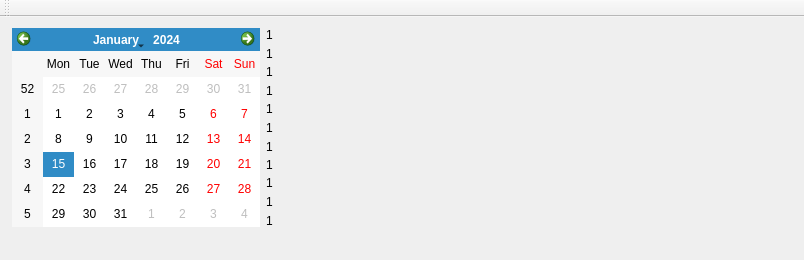
<?xml version="1.0" encoding="UTF-8"?>
<ui version="4.0">
 <class>scheduleClass</class>
 <widget class="QMainWindow" name="scheduleClass">
  <property name="geometry">
   <rect>
    <x>0</x>
    <y>0</y>
    <width>804</width>
    <height>260</height>
   </rect>
  </property>
  <property name="windowTitle">
   <string>schedule</string>
  </property>
  <widget class="QWidget" name="centralWidget">
   <widget class="QWidget" name="">
    <property name="geometry">
     <rect>
      <x>1</x>
      <y>0</y>
      <width>801</width>
      <height>221</height>
     </rect>
    </property>
    <layout class="QHBoxLayout" name="horizontalLayout">
     <property name="sizeConstraint">
      <enum>QLayout::SetMaximumSize</enum>
     </property>
     <item>
      <widget class="QCalendarWidget" name="calendarWidget">
       <property name="sizePolicy">
        <sizepolicy hsizetype="Fixed" vsizetype="Preferred">
         <horstretch>0</horstretch>
         <verstretch>0</verstretch>
        </sizepolicy>
       </property>
      </widget>
     </item>
     <item>
      <layout class="QVBoxLayout" name="verticalLayout">
       <item>
        <widget class="QLabel" name="lbl1">
         <property name="sizePolicy">
          <sizepolicy hsizetype="Expanding" vsizetype="Preferred">
           <horstretch>0</horstretch>
           <verstretch>0</verstretch>
          </sizepolicy>
         </property>
         <property name="text">
          <string>1</string>
         </property>
         <property name="textFormat">
          <enum>Qt::PlainText</enum>
         </property>
        </widget>
       </item>
       <item>
        <widget class="QLabel" name="lbl2">
         <property name="sizePolicy">
          <sizepolicy hsizetype="Expanding" vsizetype="Preferred">
           <horstretch>0</horstretch>
           <verstretch>0</verstretch>
          </sizepolicy>
         </property>
         <property name="text">
          <string>1</string>
         </property>
         <property name="textFormat">
          <enum>Qt::PlainText</enum>
         </property>
        </widget>
       </item>
       <item>
        <widget class="QLabel" name="lbl3">
         <property name="sizePolicy">
          <sizepolicy hsizetype="Expanding" vsizetype="Preferred">
           <horstretch>0</horstretch>
           <verstretch>0</verstretch>
          </sizepolicy>
         </property>
         <property name="text">
          <string>1</string>
         </property>
         <property name="textFormat">
          <enum>Qt::PlainText</enum>
         </property>
        </widget>
       </item>
       <item>
        <widget class="QLabel" name="lbl4">
         <property name="sizePolicy">
          <sizepolicy hsizetype="Expanding" vsizetype="Preferred">
           <horstretch>0</horstretch>
           <verstretch>0</verstretch>
          </sizepolicy>
         </property>
         <property name="text">
          <string>1</string>
         </property>
         <property name="textFormat">
          <enum>Qt::PlainText</enum>
         </property>
        </widget>
       </item>
       <item>
        <spacer name="verticalSpacer_2">
         <property name="sizePolicy">
          <sizepolicy hsizetype="Expanding" vsizetype="Expanding">
           <horstretch>0</horstretch>
           <verstretch>0</verstretch>
          </sizepolicy>
         </property>
         <property name="orientation">
          <enum>Qt::Vertical</enum>
         </property>
         <property name="sizeHint" stdset="0">
          <size>
           <width>20</width>
           <height>13</height>
          </size>
         </property>
        </spacer>
       </item>
       <item>
        <widget class="QLabel" name="lbl5">
         <property name="sizePolicy">
          <sizepolicy hsizetype="Expanding" vsizetype="Preferred">
           <horstretch>0</horstretch>
           <verstretch>0</verstretch>
          </sizepolicy>
         </property>
         <property name="text">
          <string>1</string>
         </property>
         <property name="textFormat">
          <enum>Qt::PlainText</enum>
         </property>
        </widget>
       </item>
       <item>
        <widget class="QLabel" name="lbl6">
         <property name="sizePolicy">
          <sizepolicy hsizetype="Expanding" vsizetype="Preferred">
           <horstretch>0</horstretch>
           <verstretch>0</verstretch>
          </sizepolicy>
         </property>
         <property name="text">
          <string>1</string>
         </property>
         <property name="textFormat">
          <enum>Qt::PlainText</enum>
         </property>
        </widget>
       </item>
       <item>
        <widget class="QLabel" name="lbl7">
         <property name="sizePolicy">
          <sizepolicy hsizetype="Expanding" vsizetype="Preferred">
           <horstretch>0</horstretch>
           <verstretch>0</verstretch>
          </sizepolicy>
         </property>
         <property name="text">
          <string>1</string>
         </property>
         <property name="textFormat">
          <enum>Qt::PlainText</enum>
         </property>
        </widget>
       </item>
       <item>
        <widget class="QLabel" name="lbl8">
         <property name="sizePolicy">
          <sizepolicy hsizetype="Expanding" vsizetype="Preferred">
           <horstretch>0</horstretch>
           <verstretch>0</verstretch>
          </sizepolicy>
         </property>
         <property name="text">
          <string>1</string>
         </property>
         <property name="textFormat">
          <enum>Qt::PlainText</enum>
         </property>
        </widget>
       </item>
       <item>
        <spacer name="verticalSpacer">
         <property name="sizePolicy">
          <sizepolicy hsizetype="Expanding" vsizetype="Expanding">
           <horstretch>0</horstretch>
           <verstretch>0</verstretch>
          </sizepolicy>
         </property>
         <property name="orientation">
          <enum>Qt::Vertical</enum>
         </property>
         <property name="sizeHint" stdset="0">
          <size>
           <width>20</width>
           <height>13</height>
          </size>
         </property>
        </spacer>
       </item>
       <item>
        <widget class="QLabel" name="lbl9">
         <property name="sizePolicy">
          <sizepolicy hsizetype="Expanding" vsizetype="Preferred">
           <horstretch>0</horstretch>
           <verstretch>0</verstretch>
          </sizepolicy>
         </property>
         <property name="text">
          <string>1</string>
         </property>
         <property name="textFormat">
          <enum>Qt::PlainText</enum>
         </property>
        </widget>
       </item>
       <item>
        <widget class="QLabel" name="lbl10">
         <property name="sizePolicy">
          <sizepolicy hsizetype="Expanding" vsizetype="Preferred">
           <horstretch>0</horstretch>
           <verstretch>0</verstretch>
          </sizepolicy>
         </property>
         <property name="text">
          <string>1</string>
         </property>
         <property name="textFormat">
          <enum>Qt::PlainText</enum>
         </property>
        </widget>
       </item>
       <item>
        <widget class="QLabel" name="lbl11">
         <property name="sizePolicy">
          <sizepolicy hsizetype="Expanding" vsizetype="Preferred">
           <horstretch>0</horstretch>
           <verstretch>0</verstretch>
          </sizepolicy>
         </property>
         <property name="text">
          <string>1</string>
         </property>
         <property name="textFormat">
          <enum>Qt::PlainText</enum>
         </property>
        </widget>
       </item>
      </layout>
     </item>
    </layout>
   </widget>
  </widget>
  <widget class="QMenuBar" name="menuBar">
   <property name="geometry">
    <rect>
     <x>0</x>
     <y>0</y>
     <width>804</width>
     <height>23</height>
    </rect>
   </property>
  </widget>
  <widget class="QToolBar" name="mainToolBar">
   <attribute name="toolBarArea">
    <enum>TopToolBarArea</enum>
   </attribute>
   <attribute name="toolBarBreak">
    <bool>false</bool>
   </attribute>
  </widget>
 </widget>
 <layoutdefault spacing="6" margin="11"/>
 <resources>
  <include location="schedule.qrc"/>
 </resources>
 <connections/>
</ui>
